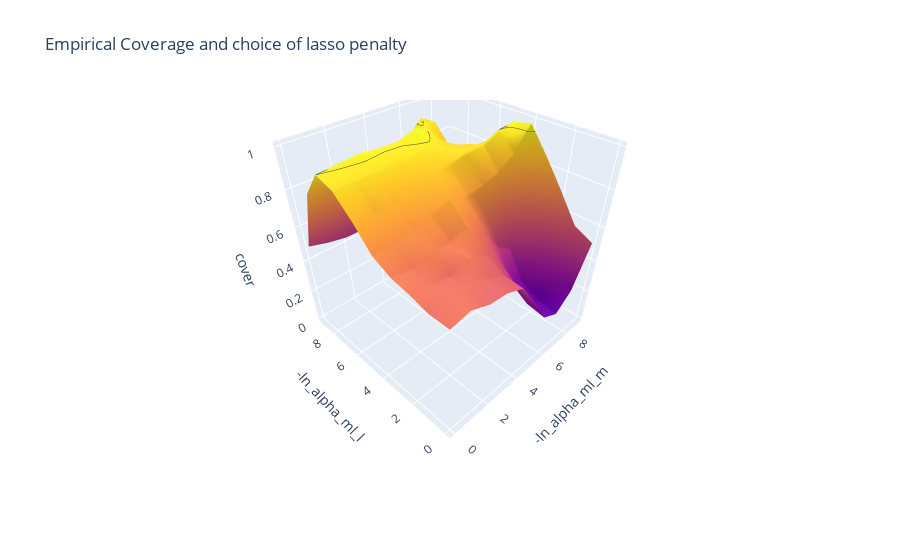

Source (notebook cell):
### Markdown cell above
### Empirical coverage vs. lasso penalty $\lambda$

### Code cell
df_agg = df_results.groupby(['alpha_ml_l', 'alpha_ml_m']).mean(numeric_only = True).reset_index()
# Take logarithm of alphas
df_agg['ln_alpha_ml_l'] = np.log(df_agg['alpha_ml_l'])
df_agg['ln_alpha_ml_m'] = np.log(df_agg['alpha_ml_m'])

measure_col = 'cover'

# Choose columns for x-axis and y-axis (either alpha values or nuisance error)
(x_col, y_col) = 'ln_alpha_ml_m', 'ln_alpha_ml_l'

camera = dict(
    up=dict(x=0, y=0, z=1),
    center=dict(x=0, y=0, z=-0.28),
    eye=dict(x=-1.25, y=-1.25, z=1.25)
)

layout = go.Layout(autosize = False, width = 700, height = 700)


this_df = df_agg
val_list = this_df.loc[:, [x_col, y_col, measure_col]].pivot(index=x_col, columns=y_col, values=measure_col).values

fig = go.Figure(data=[go.Surface(contours = {"z": {"show": True, "start": 0.95, "end": 1, "size": 0.05}},
                                z=val_list, showscale = False)])
fig.update_layout(
    scene = dict(xaxis_title=f"-{x_col}",
                yaxis_title=f"-{y_col}",
                zaxis_title=measure_col), scene_camera=camera, title=f'Empirical Coverage and choice of lasso penalty')

fig.show()

### Figure 1 — Plotly figure (JSON) as saved in the notebook; plotly's stock layout.template omitted (floating-point values rounded to 4 significant figures)
{"data": [{"contours": {"z": {"end": 1, "show": true, "size": 0.05, "start": 0.95}}, "showscale": false, "type": "surface", "z": [[0.62, 0.64, 0.6, 0.59, 0.55, 0.4, 0.23, 0.18, 0.27, 0.51], [0.62, 0.63, 0.62, 0.6, 0.56, 0.43, 0.25, 0.19, 0.34, 0.56], [0.65, 0.63, 0.61, 0.65, 0.61, 0.52, 0.32, 0.25, 0.42, 0.71], [0.67, 0.65, 0.68, 0.67, 0.71, 0.62, 0.49, 0.43, 0.64, 0.85], [0.72, 0.72, 0.73, 0.76, 0.8, 0.77, 0.77, 0.8, 0.86, 0.98], [0.83, 0.81, 0.82, 0.84, 0.87, 0.89, 0.91, 0.91, 0.95, 0.96], [0.92, 0.92, 0.92, 0.92, 0.93, 0.94, 0.9, 0.88, 0.77, 0.67], [0.95, 0.96, 0.97, 0.96, 0.96, 0.99, 0.93, 0.83, 0.43, 0.14], [0.82, 0.82, 0.81, 0.85, 0.88, 0.87, 0.96, 0.93, 0.26, 0.01], [0.49, 0.46, 0.44, 0.44, 0.42, 0.34, 0.48, 0.92, 0.59, 0.01]]}], "layout": {"scene": {"camera": {"center": {"x": 0, "y": 0, "z": -0.28}, "eye": {"x": -1.25, "y": -1.25, "z": 1.25}, "up": {"x": 0, "y": 0, "z": 1}}, "xaxis": {"title": {"text": "-ln_alpha_ml_m"}}, "yaxis": {"title": {"text": "-ln_alpha_ml_l"}}, "zaxis": {"title": {"text": "cover"}}}, "title": {"text": "Empirical Coverage and choice of lasso penalty"}}}
